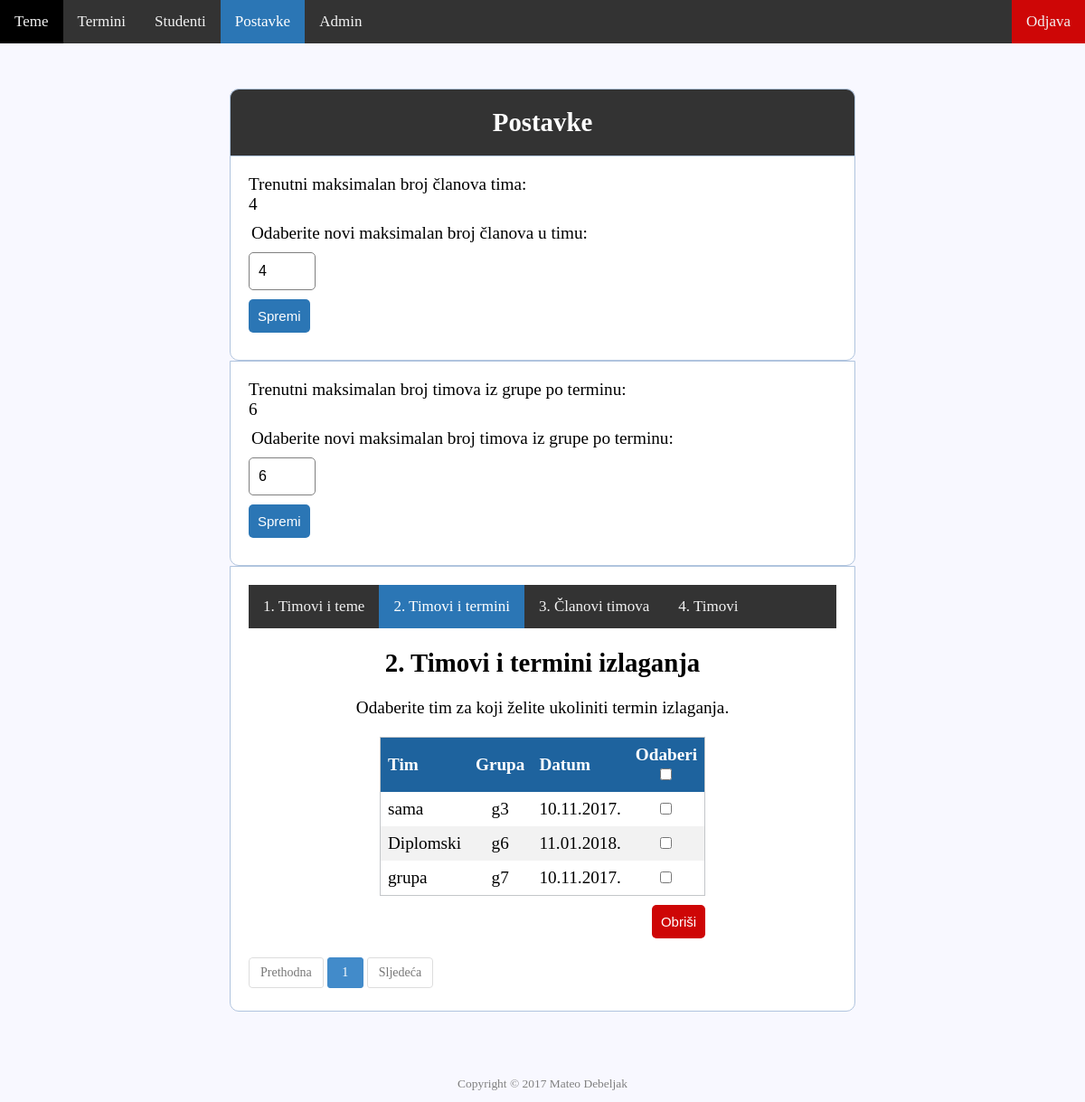
Screenshot of /registration/settingsAdmin2.php (signed in) with the database file from the repository.
### tables this page shows
CREATE TABLE `settings` (
  `id` int(11) NOT NULL,
  `name` varchar(255) NOT NULL,
  `value` text NOT NULL
);

CREATE TABLE `teamdates` (
  `id` int(11) NOT NULL,
  `teamid` int(11) NOT NULL,
  `dateid` int(11) NOT NULL,
  `groups` varchar(255) NOT NULL
);

CREATE TABLE `teams` (
  `id` int(11) NOT NULL,
  `name` varchar(255) NOT NULL,
  `groups` varchar(255) NOT NULL
);

CREATE TABLE `dates` (
  `id` int(11) NOT NULL,
  `dates` varchar(255) NOT NULL
);

### registration/settingsAdmin2.php (the view, shortened to what this page needs)
<?php
	include 'server.php';
	$query = $con->prepare("SELECT fname, lname
							FROM admins
							WHERE id = :currentUserId");
	$query->bindParam(":currentUserId", $_SESSION["id"]);
	$query->execute();
	$name = $query->fetch(PDO::FETCH_OBJ);
	$query = "SELECT * FROM settings WHERE name = 'maxTeamMembers'";
	$value = mysqli_query($db,$query)or die(mysqli_error());
	$query = "SELECT * FROM settings WHERE name = 'maxTeamsPerGroup'";
	$teams = mysqli_query($db,$query)or die(mysqli_error());
	$limit = 15;
	if (isset($_GET["page"])) { $page  = $_GET["page"]; } else { $page=1; };
	$start_from = ($page-1) * $limit;
	$query = "SELECT teams.name, dates.dates, teams.groups, teamdates.id
			  FROM teamdates
			  INNER JOIN teams ON teamdates.teamid = teams.id
			  INNER JOIN dates ON teamdates.dateid = dates.id
			  ORDER BY teams.groups, dates.id, teams.name ASC LIMIT $start_from, $limit";
	$dates = mysqli_query($db,$query)or die(mysqli_error());
?>
<!DOCTYPE html>
<html>
<head>
	<link rel="stylesheet" href="dist/simplePagination.css" />
	<link rel="stylesheet" type="text/css" href="style.css" />
</head>
<body>
	<div class="topnav" id="myTopnav">
	  <a href="topicAdmin.php">Teme</a>
	  <a href="datesAdmin.php">Termini</a>
	  <a href="usersAdmin.php">Studenti</a>
	  <a class="active" href="settingsAdmin.php">Postavke</a>
	  <a href="registerAdmin.php">Admin</a>
	  <?php  if (isset($_SESSION['username'])) : ?>
	  	<a style="float: right; background-color: #ce0606;" href="settingsAdmin.php?logout='1'">Odjava</a>
	  	<p style="float: right; color: #f2f2f2; text-align: center; padding: 14px 16px; font-size: 17px;"><?php echo $name->fname; echo " "; echo $name->lname;  ?></p>
	  <?php endif ?>
	</div>
	<div class="header-admin" style="width: 650px;">
		<h2>Postavke</h2>
	</div>
	<form method="post" action="settings.php" style="width: 650px;">
		<label>Trenutni maksimalan broj članova tima:</label>
		<?php
			while ($row = mysqli_fetch_array($value)) {
				echo "<p>"; echo $row["value"]; echo "</p>";
			}
		?>
		<div class="input-group">
			<label>Odaberite novi maksimalan broj članova u timu:</label>
		</div>
		<div class="input-num">
			<input type="number" id="maxTeamMembers" name="maxTeamMembers" min="1" max="10" value="4" />
		</div>
		<div class="input-group">
			<button type="submit" class="btn">Spremi</button>
		</div>
	</form>
	<form method="post" action="settings2.php" style="width: 650px;">
		<label>Trenutni maksimalan broj timova iz grupe po terminu:</label>
		<?php
			while ($row = mysqli_fetch_array($teams)) {
				echo "<p>"; echo $row["value"]; echo "</p>";
			}
		?>
		<div class="input-group">
			<label>Odaberite novi maksimalan broj timova iz grupe po terminu:</label>
		</div>
		<div class="input-num">
			<input type="number" id="maxTeamsPerGroup" name="maxTeamsPerGroup" min="1" max="15" value="6" />
		</div>
		<div class="input-group">
			<button type="submit" class="btn">Spremi</button>
		</div>
	</form>
<div class="content" style="width: 650px;">
	<div class="topnav" id="myTopnav">
	  <a href="settingsAdmin.php">1. Timovi i teme</a>
	  <a class="active" href="settingsAdmin2.php">2. Timovi i termini</a>
	  <a href="settingsAdmin3.php">3. Članovi timova</a>
	  <a href="settingsAdmin4.php">4. Timovi</a>
	</div>
	<br>
	<p><h2 align="center">2. Timovi i termini izlaganja</h2></p><br>
	<p align="center"> Odaberite tim za koji želite ukoliniti termin izlaganja. </p>
	<form name="teamdates" action="settingsAdmin2.php?page=<?php echo $page;?>" method="post" style="display: table; background: transparent; border-color: transparent; width: auto;">
		<table>
			<thead>
				<tr>
					<th>Tim</th>
					<th>Grupa</th>
					<th>Datum</th>
					<th style="text-align: center;">Odaberi <br><input type="checkbox" id="cbgroup1_master" onchange="togglecheckboxes(this, 'dates[]')"> </th>
				</tr>
			</thead>
			<tbody>
				<?php while ($row = mysqli_fetch_array($dates)) { ?>
				    <tr>
		    			<td> <?php echo $row["name"]; ?> </td>
		    			<td style="text-align: center;"> <?php echo $row["groups"]; ?> </td>
				    	<td> <?php echo $row["dates"]; ?> </td>
				    	<td style="text-align: center;"> <input type="checkbox" name="dates[]" value="<?php echo $row["id"]; ?>" /> </td>
				    </tr>
				<?php } ?>
			</tbody>
		</table>
	<div class="input-group">
	<button type="submit" class="delbtn" name="del_teamdate" onclick="return confirm('Sigurno želite obrisati odabrano?')">Obriši</button>
	</div>
	</form>
	<?php
		$query = "SELECT COUNT(id) FROM teamdates";
		$dates = mysqli_query($db, $query);
		$row = mysqli_fetch_row($dates);
		$total_records = $row[0];
		$total_pages = ceil($total_records / $limit);
		$pagLink = "<nav><ul class='pagination'>";
		for ($i=1; $i<=$total_pages; $i++) {
		             $pagLink .= "<li><a href='settingsAdmin2.php?page=".$i."'>".$i."</a></li>";
		};
		echo $pagLink . "</ul></nav>";
	?>
</div>
</body>
<footer>
    <p class="copyright">Copyright &copy; <?php echo date("Y"); ?> Mateo Debeljak</p>
</footer>
</html>

### registration/style.css (style rules this page uses)
* { margin: 0px; padding: 0px; }
body { font-size: 120%; background: #F8F8FF; }
.header-admin { width: 30%; margin: 50px auto 0px; color: white; background: #333; text-align: center; border: 1px solid #B0C4DE; border-bottom: none; border-radius: 10px 10px 0px 0px; padding: 20px; }
footer { position: relative; height: 100px; width: 100%; }
p.copyright { position: absolute; width: 100%; color: gray; line-height: 40px; font-size: 0.7em; text-align: center; bottom:0; }
form, .content { width: 30%; margin: 0px auto; padding: 20px; border: 1px solid #B0C4DE; background: white; border-radius: 0px 0px 10px 10px; }
a:link { color: #2B76B5; }
.input-group { margin: 10px 0px 10px 0px; }
.input-group label { display: block; text-align: left; margin: 3px; }
.input-num input { height: 30px; width: 8%; padding: 5px 10px; font-size: 16px; border-radius: 5px; border: 1px solid gray; }
.btn { padding: 10px; font-size: 15px; color: white; background: #2B76B5; border: none; border-radius: 5px; cursor:pointer; }
.delbtn { padding: 10px; font-size: 15px; color: white; background: #ce0606; border: none; border-radius: 5px; float: right; cursor:pointer; }
.topnav { background-color: #333; overflow: hidden; }
.topnav a { float: left; display: block; color: #f2f2f2; text-align: center; padding: 14px 16px; text-decoration: none; font-size: 17px; }
.topnav a.active { background-color: #2B76B5; color: white; }
table { counter-reset: rowNumber; border: 1px solid #c3c6c9; border-collapse: collapse; width: 100%; }
th, td { text-align: left; padding: 8px; }
tr:nth-child(even) { background-color: #f2f2f2 }
th { background-color: #1e639e; color: white; }
table tr:not(:first-child) { counter-increment: rowNumber; }

### rows the page displays
settings: value "4"
settings: value "6"
teamdates: teamid.name "sama", teamid.groups "g3", dateid.dates "10.11.2017."
teamdates: teamid.name "Diplomski", teamid.groups "g6", dateid.dates "11.01.2018."
teamdates: teamid.name "grupa", teamid.groups "g7", dateid.dates "10.11.2017."
